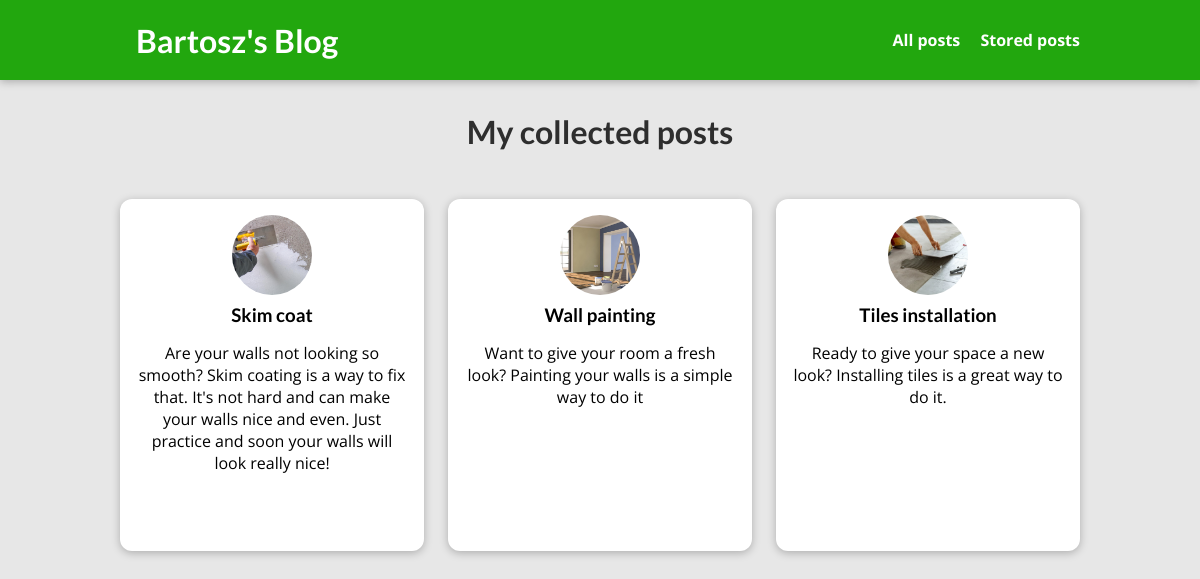
/posts/, run on the app's committed database.
### blog/models.py (models this page shows, shortened)
class Post(models.Model):
    author = models.ForeignKey(Author, on_delete=models.SET_NULL, null=True)
    date = models.DateField()
    title = models.CharField(max_length=80)
    description = models.TextField(max_length=300)
    text = models.TextField(max_length=1000)
    image = models.ImageField(upload_to="images", blank=True, null=True)
    slug = models.SlugField(unique=True, default="", blank=True, null=False, db_index=True)
    tags = models.ManyToManyField(Tag)

### blog/views.py (the view)
# urls.py: path("posts/", views.AllPostsView.as_view(), name="posts-page"),
class AllPostsView(ListView):
    template_name = "blog/all-posts.html"
    model = Post
    ordering = ["-date"]
    context_object_name = "posts"

### blog/templates/blog/all-posts.html (shortened to what this page needs)
{% extends "base.html" %}
{% load static %}
{% block css_files %}
    <link rel="stylesheet" href="{% static "blog/all-posts.css" %}">
    <link rel="stylesheet" href="{% static "blog/post.css" %}">
{% endblock %}
{% block content %}
    <section id="all-posts">
        <h2>My collected posts</h2>
        <ul>
            {% for post in posts %}
                {% include "blog/includes/post.html" %}
            {% endfor %}
        </ul>
    </section>
{% endblock %}

### blog/templates/blog/includes/post.html
{% load static %}
<li>
    <article class="post">
        <a href="{% url "post-detail-page" post.slug %}">
            <img src="{{ post.image.url }}"/>
            <div class="post__content">
                <h3>{{ post.title }}</h3>
                <p>
                    {{ post.description }}
                </p>
            </div>
        </a>
    </article>
</li>

### static/app.css (style rules this page uses)
* { box-sizing: border-box; }
html { font-family: 'Open Sans', 'Lato', sans-serif; }
body { margin: 0; }
h1, h2, h3 { font-family: 'Lato', sans-serif; font-weight: bold; }

### blog/static/blog/all-posts.css (style rules this page uses)
body { background-color: #e7e7e7; }
#all-posts { margin: 7rem auto; width: 90%; max-width: 60rem; }
#all-posts h2 { text-align: center; font-size: 2rem; color: #2e2e2e; margin: 3rem 0; }
ul { list-style: none; margin: 0; padding: 0; display: grid; grid-template-columns: repeat(auto-fill, minmax(17rem, 1fr)); gap: 1.5rem; }
.post img { width: 7rem; height: 7rem; }
.post a { height: 22rem; transform-origin: center; box-shadow: 0 2px 8px rgba(0, 0, 0, 0.25); border-radius: 12px; background-color: white; }

### blog/static/blog/post.css (style rules this page uses)
.post { display: flex; flex-direction: column; align-items: center; text-align: center; }
.post a { text-decoration: none; color: black; transition: all 0.2s ease; padding: 1rem; }
.post img { width: 5rem; height: 5rem; object-fit: cover; border-radius: 50%; }
.post h3 { margin: 0.25rem 0; }

### data on the page
Post: image (picture), title "Skim coat", description "Are your walls not looking so smooth? Skim coating is a way to fix that. It's not hard and can make your walls nice and even. Just practice and soon your walls will look really nice!"
Post: image (picture), title "Wall painting", description "Want to give your room a fresh look? Painting your walls is a simple way to do it"
Post: image (picture), title "Tiles installation", description "Ready to give your space a new look? Installing tiles is a great way to do it."
